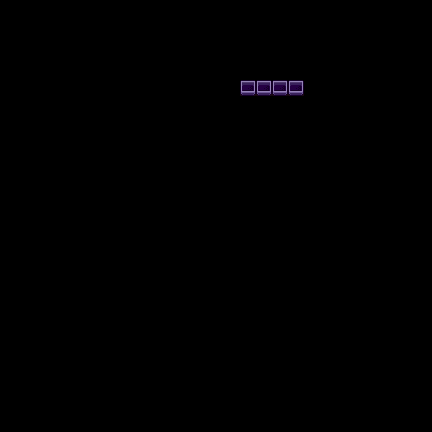

A level layout from a 2D game, rendered from its tile map. Below: a short description, then the map file with its tile-grid data intact:
An orthogonal 27x27 tile map with 16x16 px tiles, 1 tile layer (Buildings).

<map version="1.10" tiledversion="1.11.2" orientation="orthogonal" renderorder="right-down" compressionlevel="0" width="27" height="27" tilewidth="16" tileheight="16" infinite="0" nextlayerid="13" nextobjectid="164">
 <tileset firstgid="1" name="townInterior" tilewidth="16" tileheight="16" tilecount="2176" columns="32">
  <image source=".townInterior.png" width="512" height="1088" />
 </tileset>
 <layer id="2" name="Buildings" width="27" height="27">
  <data encoding="csv">
0,0,0,0,0,0,0,0,0,0,0,0,0,0,0,0,0,0,0,0,0,0,0,0,0,0,0,
0,0,0,0,0,0,0,0,0,0,0,0,0,0,0,0,0,0,0,0,0,0,0,0,0,0,0,
0,0,0,0,0,0,0,0,0,0,0,0,0,0,0,0,0,0,0,0,0,0,0,0,0,0,0,
0,0,0,0,0,0,0,0,0,0,0,0,0,0,0,0,0,0,0,0,0,0,0,0,0,0,0,
0,0,0,0,0,0,0,0,0,0,0,0,0,0,0,0,0,0,0,0,0,0,0,0,0,0,0,
0,0,0,0,0,0,0,0,0,0,0,0,0,0,0,2135,2135,2135,2135,0,0,0,0,0,0,0,0,
0,0,0,0,0,0,0,0,0,0,0,0,0,0,0,0,0,0,0,0,0,0,0,0,0,0,0,
0,0,0,0,0,0,0,0,0,0,0,0,0,0,0,0,0,0,0,0,0,0,0,0,0,0,0,
0,0,0,0,0,0,0,0,0,0,0,0,0,0,0,0,0,0,0,0,0,0,0,0,0,0,0,
0,0,0,0,0,0,0,0,0,0,0,0,0,0,0,0,0,0,0,0,0,0,0,0,0,0,0,
0,0,0,0,0,0,0,0,0,0,0,0,0,0,0,0,0,0,0,0,0,0,0,0,0,0,0,
0,0,0,0,0,0,0,0,0,0,0,0,0,0,0,0,0,0,0,0,0,0,0,0,0,0,0,
0,0,0,0,0,0,0,0,0,0,0,0,0,0,0,0,0,0,0,0,0,0,0,0,0,0,0,
0,0,0,0,0,0,0,0,0,0,0,0,0,0,0,0,0,0,0,0,0,0,0,0,0,0,0,
0,0,0,0,0,0,0,0,0,0,0,0,0,0,0,0,0,0,0,0,0,0,0,0,0,0,0,
0,0,0,0,0,0,0,0,0,0,0,0,0,0,0,0,0,0,0,0,0,0,0,0,0,0,0,
0,0,0,0,0,0,0,0,0,0,0,0,0,0,0,0,0,0,0,0,0,0,0,0,0,0,0,
0,0,0,0,0,0,0,0,0,0,0,0,0,0,0,0,0,0,0,0,0,0,0,0,0,0,0,
0,0,0,0,0,0,0,0,0,0,0,0,0,0,0,0,0,0,0,0,0,0,0,0,0,0,0,
0,0,0,0,0,0,0,0,0,0,0,0,0,0,0,0,0,0,0,0,0,0,0,0,0,0,0,
0,0,0,0,0,0,0,0,0,0,0,0,0,0,0,0,0,0,0,0,0,0,0,0,0,0,0,
0,0,0,0,0,0,0,0,0,0,0,0,0,0,0,0,0,0,0,0,0,0,0,0,0,0,0,
0,0,0,0,0,0,0,0,0,0,0,0,0,0,0,0,0,0,0,0,0,0,0,0,0,0,0,
0,0,0,0,0,0,0,0,0,0,0,0,0,0,0,0,0,0,0,0,0,0,0,0,0,0,0,
0,0,0,0,0,0,0,0,0,0,0,0,0,0,0,0,0,0,0,0,0,0,0,0,0,0,0,
0,0,0,0,0,0,0,0,0,0,0,0,0,0,0,0,0,0,0,0,0,0,0,0,0,0,0,
0,0,0,0,0,0,0,0,0,0,0,0,0,0,0,0,0,0,0,0,0,0,0,0,0,0,0
</data>
 </layer>
</map>
